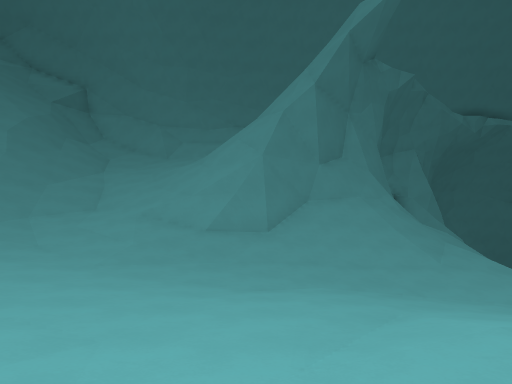
[1] (above)

24 first-person views from a walk through a Godot game level. The camera is 1.4 m above the floor, tilts 6° down and sees 70° across. The floor is counted in squares, 1.98 m on a side. Each view is taken from the middle of a square. On the plan, view 1 faces up. The plan holds only what a view shows up to about 11 squares ahead; the rest is blank. The place goes on beyond the plan.

[2]
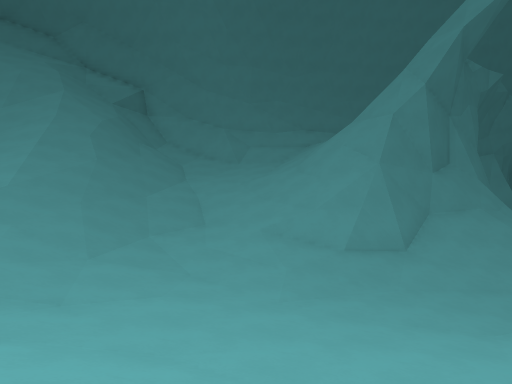

[3]
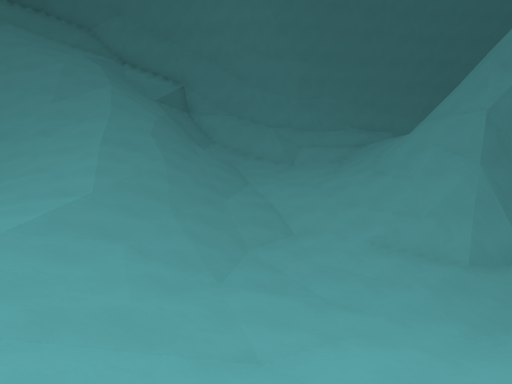

[4]
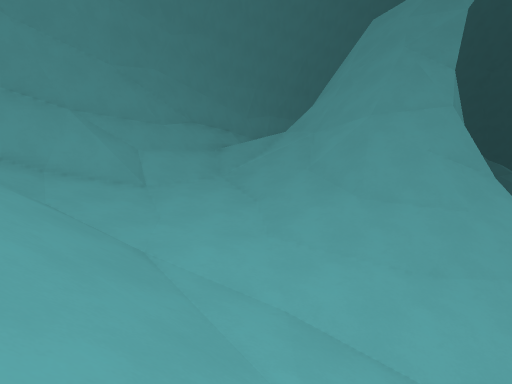

[5]
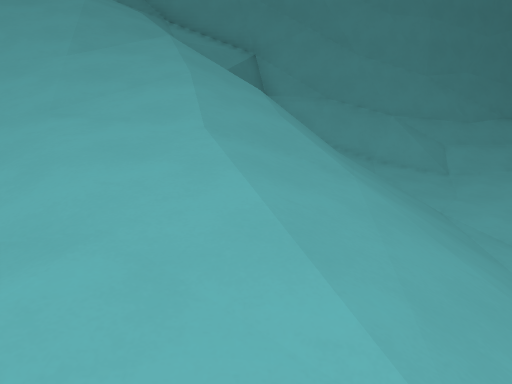

[6]
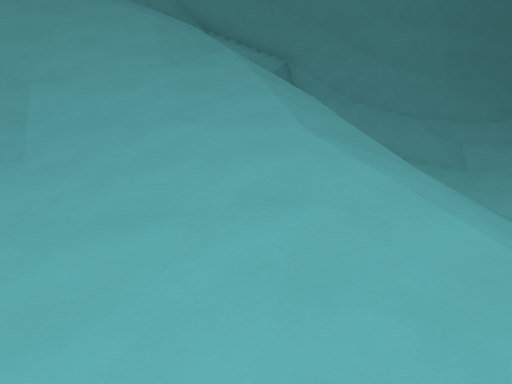

[7]
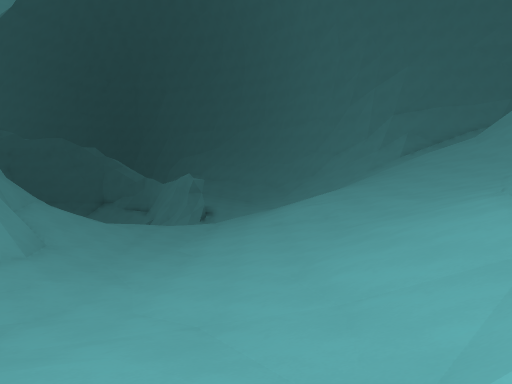

[8]
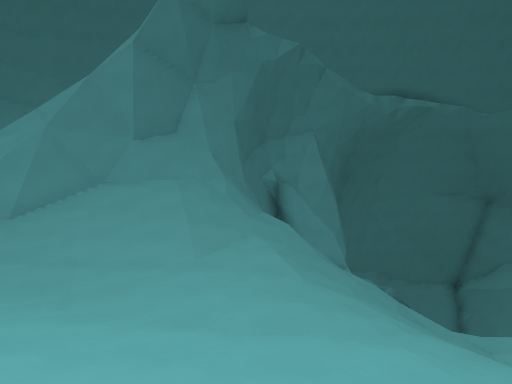

[9]
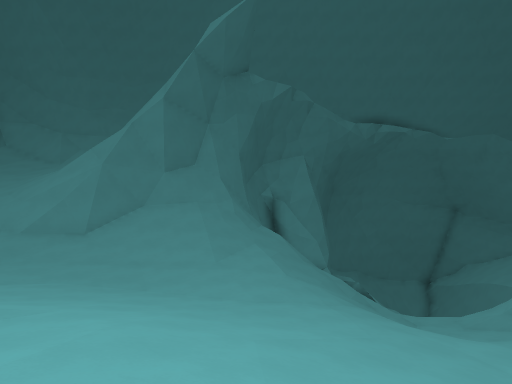

[10]
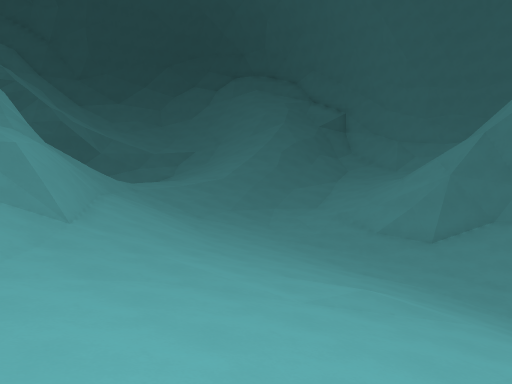

[11]
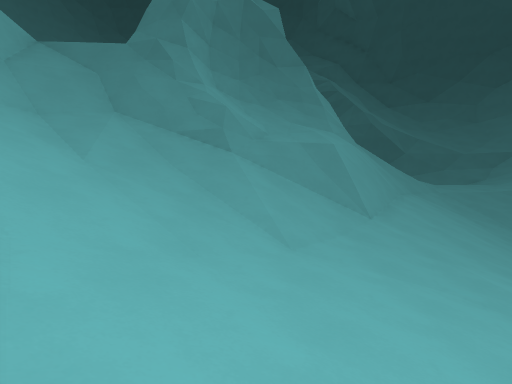

[12]
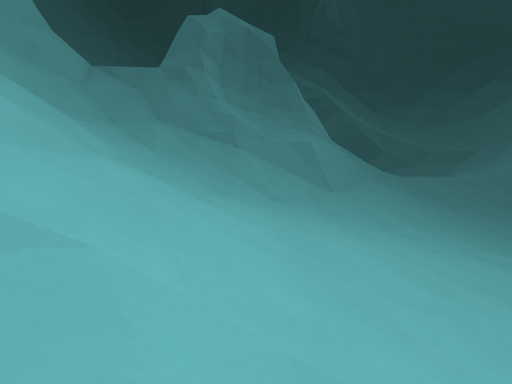

[13]
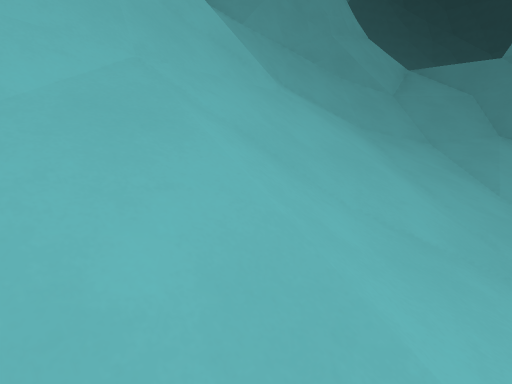

[14]
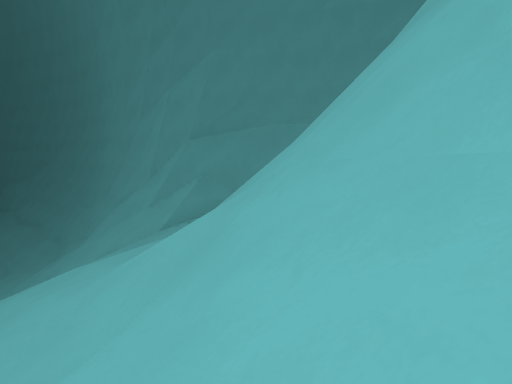

[15]
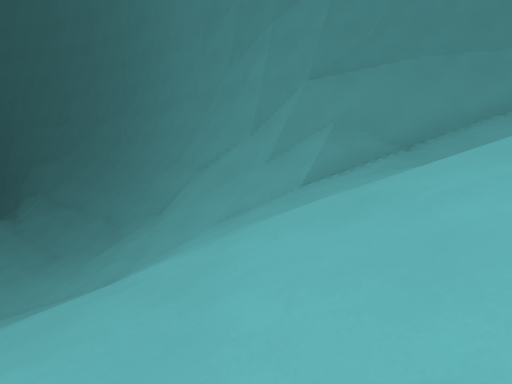

[16]
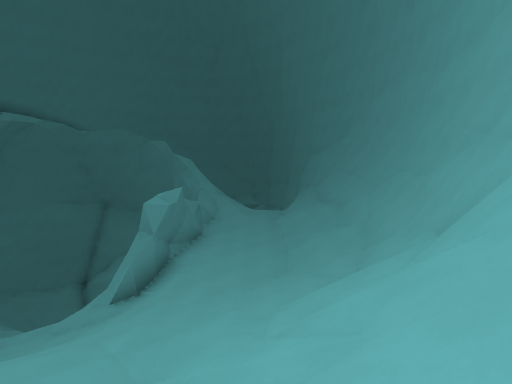

[17]
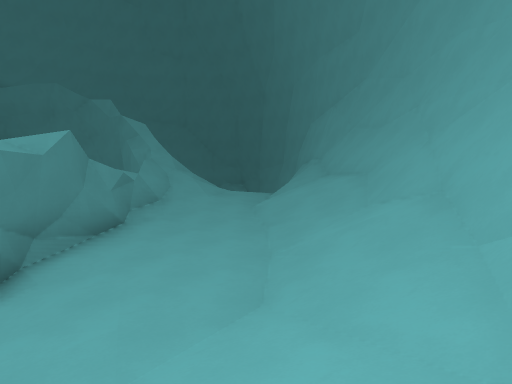

[18]
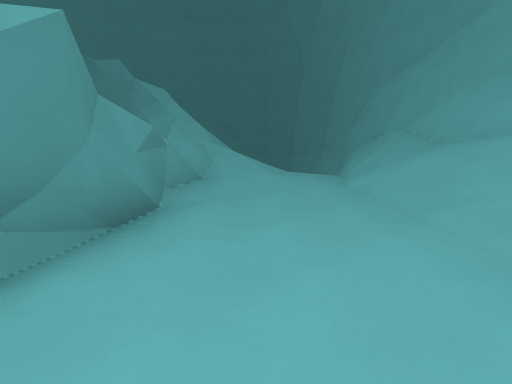

[19]
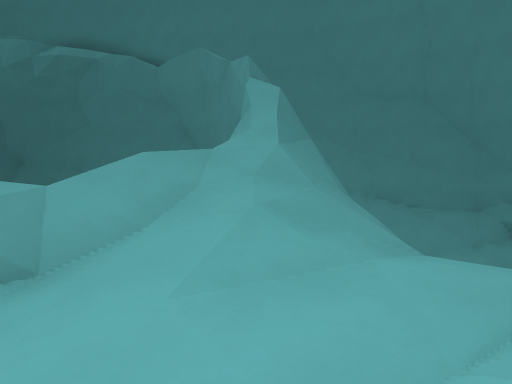

[20]
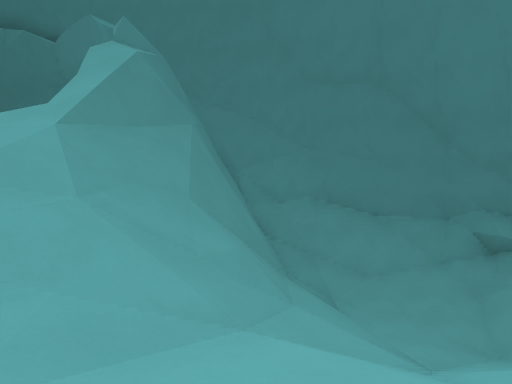

[21]
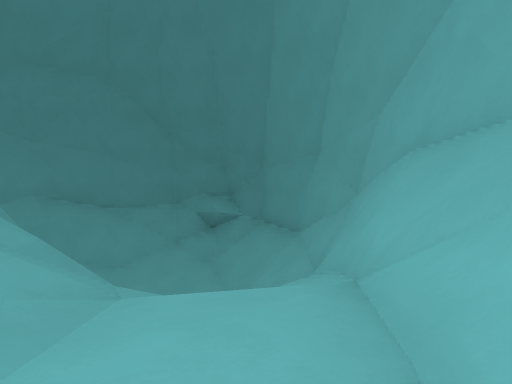

[22]
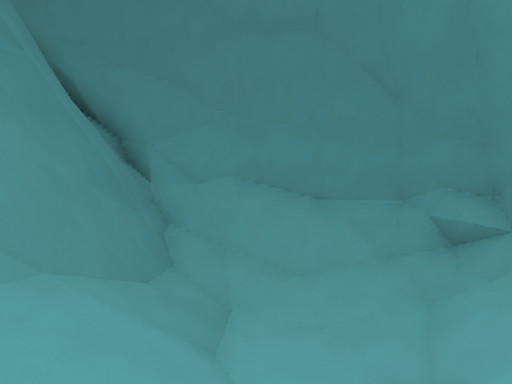

[23]
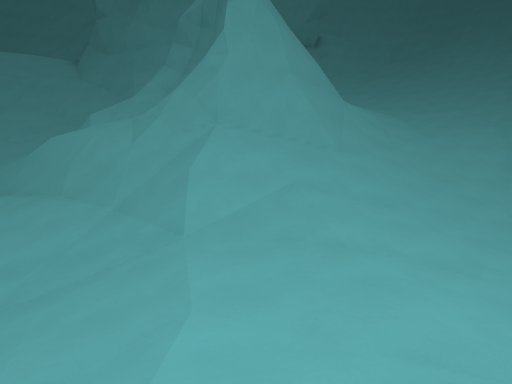

[24]
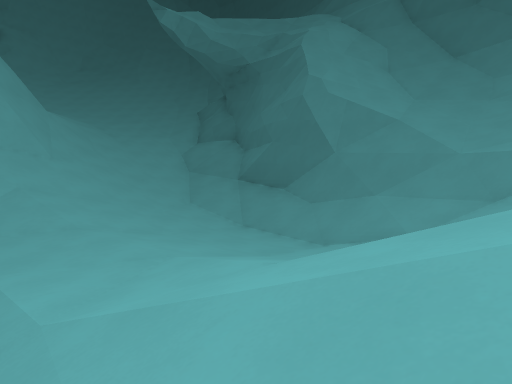

### Floor plan
Key: @ floor where view 1 was taken; # wall or solid block; . main floor; : floor 0.75 m higher than the main floor; - floor 0.75 m lower than the main floor; + floor 1.5 m higher than the main floor; _ floor 1.5 m lower than the main floor; < floor 2.5 m lower than the main floor; * floor 3.25 m higher than the main floor; ( floor 3.25 m lower than the main floor; ! floor 4 m lower than the main floor; ? floor 8 m lower than the main floor; / step, stairs or slope; = window, fence, low wall or low ledge; ^ raised ledge; v drop or lower ground.
Columns run from 20 left of view 1 to 26 right of it. Each row starts with its distance up from view 1.
 20                                         ####
 19                                        ###/##
 18         ######    ###                  ##///###
 17         #///#######//                #v #//?//#
 16         //// /##//////               v+v#/???/#
 15         ///   ///////###              #v#/??//#
 14       //////  //.://=##               v##/////#
 13       /////////...//=##  #####        =##////##
 12        /////////.////#####  v##      v//////##
 11        /////////////=##////= /=     v//////##
 10         ////////////##////////=     ^//((/##
  9      ///////////_///#////(//////  ##/(((//#
  8  ##/////////////__///(///(//////###!!(///##
  7 ##////=/////.//___<(((((((// ///#/!!!///##
  6 #////=#/.....///_<<<((((((///////!!!!//##
  5   ///v#/.....////////////////////!!!///#
  4    //v#/..//.//////////////////!!!////##
  3     v#//.//////////__///////(((/(///###
  2      #//////////////-//-///////////##
  1       //////////#////.../// //////##
  0       /////####/##=/@.../// ////###
 -1       ////####//*////./////////##
 -2      /////#  #///=///://///////##
 -3      /////   ###///////////////#
 -4               ##/////////// +//#
 -5               ##//////////   /##
 -6                ///////####   /#
 -7                /##////#       #
 -8                /###/##
 -9                ## ###

Where each view was taken, in squares from view 1:
view 1: 0 up, 0 right, facing up
view 2: 1 up, 3 left, facing up
view 3: 2 up, 5 left, facing up
view 4: 9 up, 7 left, facing up-right
view 5: 7 up, 8 left, facing up
view 6: 6 up, 9 left, facing up
view 7: 4 up, 8 left, facing right
view 8: 2 up, 5 right, facing up
view 9: 1 down, 5 right, facing up
view 10: 2 down, 4 right, facing up-left
view 11: 2 down, 4 right, facing left
view 12: 2 down, 7 right, facing left
view 13: 3 down, 5 right, facing down-left
view 14: 5 down, 1 right, facing right
view 15: 2 down, 3 right, facing right
view 16: 1 down, 8 right, facing up-right
view 17: 2 up, 12 right, facing up-right
view 18: 5 up, 13 right, facing up-right
view 19: 7 up, 18 right, facing up
view 20: 9 up, 20 right, facing up
view 21: 9 up, 19 right, facing up-right
view 22: 11 up, 22 right, facing up
view 23: 8 up, 8 left, facing down
view 24: 10 up, 7 left, facing down-left
